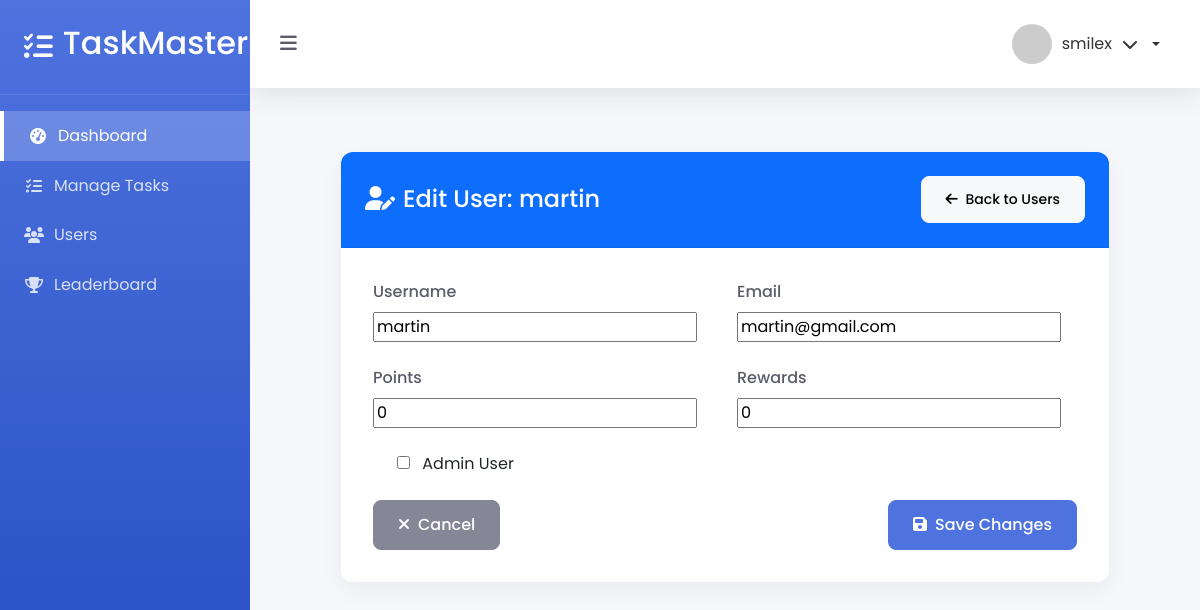
The page /users/edit/6/ (signed in) on the database its author committed.
### myapp/models.py (models this page shows, shortened)
class CustomUser(AbstractUser):
    is_admin = models.BooleanField(default=False)
    points = models.IntegerField(default=0)
    rewards = models.IntegerField(default=0)

### myapp/views.py (the view)
# urls.py: path('users/edit/<int:user_id>/', edit_user, name='edit_user'),
def edit_user(request, user_id):
    if not request.user.is_admin:
        return redirect('user_dashboard')
    user = get_object_or_404(CustomUser, id=user_id)
    if request.method == 'POST':
        form = CustomUserChangeForm(request.POST, instance=user)
        if form.is_valid():
            form.save()
            messages.success(request, f'User {user.username} updated successfully!')
            return redirect('users')
    else:
        form = CustomUserChangeForm(instance=user)
    return render(request, 'myapp/edit_user.html', {
        'form': form,
        'user': user
    })

### myapp/forms.py
class CustomUserChangeForm(UserProfileForm):
    class Meta:
        model = CustomUser
        fields = ('username', 'email', 'is_admin', 'points', 'rewards')
    def __init__(self, *args, **kwargs):
        super().__init__(*args, **kwargs)
        self.fields.pop('password', None)

### myapp/templates/myapp/edit_user.html (shortened to what this page needs)
{% extends "myapp/base_admin.html" %}
{% load static %}
{% block content %}
<div class="edit-user-container">
    <div class="card">
        <div class="card-header bg-primary text-white">
            <div class="d-flex justify-content-between align-items-center">
                <h4 class="mb-0">
                    <i class="fas fa-user-edit me-2"></i>Edit User: {{ user.username }}
                </h4>
                <a href="{% url 'users' %}" class="btn btn-sm btn-light">
                    <i class="fas fa-arrow-left me-1"></i> Back to Users
                </a>
            </div>
        </div>
        <div class="card-body">
            <form method="post">
                <div class="row">
                    <div class="col-md-6">
                        <div class="form-group">
                            <label for="{{ form.username.id_for_label }}" class="form-label">Username</label>
                            {{ form.username }}
                        </div>
                    </div>
                    <div class="col-md-6">
                        <div class="form-group">
                            <label for="{{ form.email.id_for_label }}" class="form-label">Email</label>
                            {{ form.email }}
                        </div>
                    </div>
                </div>
                <div class="row">
                    <div class="col-md-6">
                        <div class="form-group">
                            <label for="{{ form.points.id_for_label }}" class="form-label">Points</label>
                            {{ form.points }}
                        </div>
                    </div>
                    <div class="col-md-6">
                        <div class="form-group">
                            <label for="{{ form.rewards.id_for_label }}" class="form-label">Rewards</label>
                            {{ form.rewards }}
                        </div>
                    </div>
                </div>
                <div class="form-group form-check">
                    {{ form.is_admin }}
                    <label class="form-check-label" for="{{ form.is_admin.id_for_label }}">Admin User</label>
                </div>
                <div class="d-flex justify-content-between mt-4">
                    <a href="{% url 'users' %}" class="btn btn-secondary px-4">
                        <i class="fas fa-times me-2"></i>Cancel
                    </a>
                    <button type="submit" class="btn btn-primary px-4">
                        <i class="fas fa-save me-2"></i>Save Changes
                    </button>
                </div>
            </form>
        </div>
    </div>
</div>
{% endblock %}

### myapp/templates/myapp/base_admin.html (shortened to what this page needs)
{% load static %}
<!DOCTYPE html>
<html lang="en">
<head>
    <link href="https://cdn.jsdelivr.net/npm/bootstrap@5.3.0/dist/css/bootstrap.min.css" rel="stylesheet">
    <link rel="stylesheet" href="https://cdnjs.cloudflare.com/ajax/libs/font-awesome/6.4.0/css/all.min.css">
    <link rel="stylesheet" href="{% static 'css/admin.css' %}">
</head>
<body class="admin-body">
    <div class="admin-container">
        <div class="admin-sidebar">
            <div class="sidebar-header">
                <div class="logo-container">
                    <i class="fas fa-tasks logo-icon"></i>
                    <h2>TaskMaster</h2>
                </div>
            </div>
            <nav class="sidebar-nav">
                <a href="{% url 'admin_dashboard' %}" class="nav-item active">
                    <i class="fas fa-tachometer-alt"></i>
                    <span>Dashboard</span>
                </a>
                <a href="{% url 'managetasks' %}" class="nav-item">
                    <i class="fas fa-tasks"></i>
                    <span>Manage Tasks</span>
                </a>
                <a href="{% url 'users' %}" class="nav-item">
                    <i class="fas fa-users"></i>
                    <span>Users</span>
                </a>
                <a href="{% url 'leaderboard' %}" class="nav-item">
                    <i class="fas fa-trophy"></i>
                    <span>Leaderboard</span>
                </a>
            </nav>
        </div>
        <div class="admin-main">
            <header class="admin-header">
                <div class="header-left">
                    <button class="sidebar-toggle">
                        <i class="fas fa-bars"></i>
                    </button>
                </div>
                <div class="header-right">
                    <div class="user-profile dropdown">
                        <div class="dropdown-toggle" data-bs-toggle="dropdown" aria-expanded="false">
                            <img src="https://ui-avatars.com/api/?name={{ request.user.username }}&background=random" alt="User">
                            <span>{{ request.user.username }}</span>
                            <i class="fas fa-chevron-down"></i>
                        </div>
                    </div>
                </div>
            </header>
            <main class="admin-content">
                {% block content %}{% endblock %}
            </main>
        </div>
    </div>
</body>
</html>

### static/css/admin.css (style rules this page uses)
:root { --primary: #4e73df; --secondary: #858796; --success: #1cc88a; --info: #36b9cc; --warning: #f6c23e; --danger: #e74a3b; --light: #f8f9fc; --dark: #5a5c69; --sidebar-width: 250px; }
body.admin-body { font-family: 'Poppins', sans-serif; background-color: #f5f7fb; color: #333; overflow-x: hidden; }
.admin-container { display: flex; min-height: 100vh; }
.admin-sidebar { width: var(--sidebar-width); background: linear-gradient(180deg, var(--primary) 0%, #224abe 100%); color: white; transition: all 0.3s; position: fixed; height: 100vh; z-index: 1000; }
.sidebar-header { padding: 1.5rem; border-bottom: 1px solid rgba(255, 255, 255, 0.1); }
.logo-container { display: flex; align-items: center; gap: 10px; }
.logo-icon { font-size: 1.8rem; }
.sidebar-nav { padding: 1rem 0; }
.nav-item { display: flex; align-items: center; padding: 0.8rem 1.5rem; color: rgba(255, 255, 255, 0.8); text-decoration: none; transition: all 0.3s; gap: 10px; }
.nav-item.active { background: rgba(255, 255, 255, 0.2); color: white; border-left: 4px solid white; }
.nav-item i { width: 20px; text-align: center; }
.admin-main { flex: 1; margin-left: var(--sidebar-width); transition: all 0.3s; }
.admin-header { background: white; padding: 1rem 1.5rem; display: flex; justify-content: space-between; align-items: center; box-shadow: 0 0.15rem 1.75rem 0 rgba(58, 59, 69, 0.15); position: sticky; top: 0; z-index: 100; }
.header-left, .header-right { display: flex; align-items: center; gap: 20px; }
.sidebar-toggle { background: none; border: none; color: var(--dark); font-size: 1.2rem; cursor: pointer; }
.user-profile { display: flex; align-items: center; gap: 10px; cursor: pointer; }
.user-profile img { width: 40px; height: 40px; border-radius: 50%; object-fit: cover; }
.admin-content { padding: 2rem; }
.card { border: none; border-radius: 0.5rem; box-shadow: 0 0.15rem 1.75rem 0 rgba(58, 59, 69, 0.1); margin-bottom: 2rem; transition: transform 0.3s; }
.card-header { background-color: white; border-bottom: 1px solid rgba(0, 0, 0, 0.05); padding: 1.25rem 1.5rem; border-radius: 0.5rem 0.5rem 0 0 !important; }
.bg-primary { background: var(--primary); }
.user-profile { position: relative; }
.user-profile .dropdown-toggle { display: flex; align-items: center; gap: 10px; cursor: pointer; padding: 0.5rem 1rem; border-radius: 50px; transition: all 0.3s; }

### myapp/templates/myapp/edit_user.html (style rules this page uses)
:root { --primary: #4e73df; --primary-light: rgba(78, 115, 223, 0.1); --secondary: #858796; --success: #1cc88a; --danger: #e74a3b; --light: #f8f9fc; --dark: #5a5c69; --gray-200: #e9ecef; }
.edit-user-container { max-width: 800px; margin: 0 auto; padding: 2rem 1rem; }
.card { border: none; border-radius: 0.75rem; box-shadow: 0 0.5rem 1.5rem rgba(0, 0, 0, 0.05); }
.card-header { border-radius: 0.75rem 0.75rem 0 0 !important; padding: 1.5rem; }
.card-body { padding: 2rem; }
.form-label { font-weight: 500; color: var(--dark); margin-bottom: 0.5rem; }
.btn { border-radius: 0.5rem; padding: 0.75rem 1.5rem; font-weight: 500; transition: all 0.2s; }
.btn-primary { background-color: var(--primary); border-color: var(--primary); }
.btn-secondary { background-color: var(--secondary); border-color: var(--secondary); }
.form-group { margin-bottom: 1.5rem; }
.form-check-label { margin-left: 0.5rem; }

### rows shown on the page
CustomUser: user.username "smilex"
CustomUser: username "martin", email "martin@gmail.com", points "0", rewards "0"
